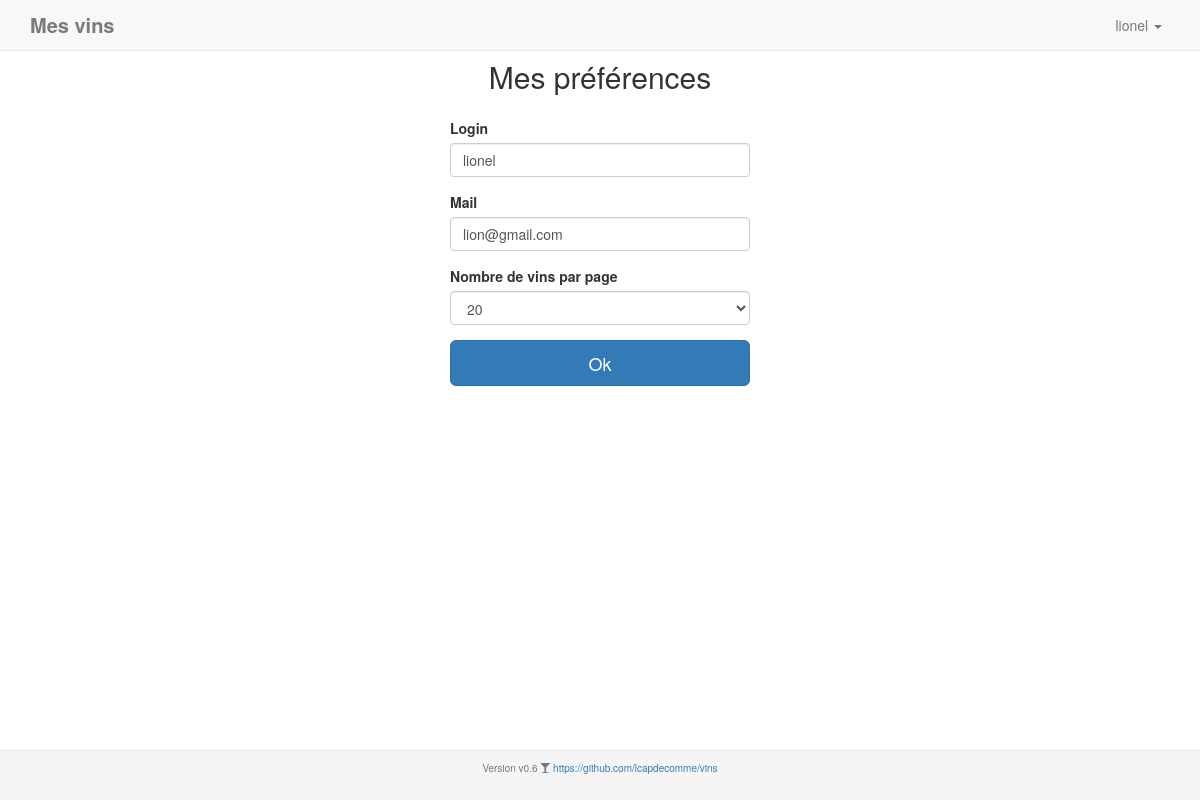
Page /mon_compte.php (signed in) on the committed database.
### tables this page shows
CREATE TABLE `utilisateur` (
  `id` int(11) NOT NULL,
  `nom` varchar(1000) NOT NULL,
  `mdp` varchar(1000) NOT NULL,
  `mail` varchar(200) NOT NULL,
  `nb_vins_affiches` int(5) DEFAULT NULL,
  `ajout` date DEFAULT NULL
);

### objects/Utilisateur.php (called while the page is built, shortened)
<?php
class Utilisateur{
    private $conn;
    private $table_name = "utilisateur";
    public $id;
    public function __construct($db){
        $this->conn = $db;
    }
    function read() {
        $query = "SELECT nom, mdp, mail, nb_vins_affiches, ajout
            FROM {$this->table_name}
            WHERE id = :id";
        $stmt = $this->conn->prepare( $query );
        $stmt->bindParam(':id', $this->id);
        $stmt->execute();
        $row = $stmt->fetch(PDO::FETCH_ASSOC);
        $this->nom = $row['nom'];
        $this->mail = $row['mail'];
        $this->nb_vins_affiches = $row['nb_vins_affiches'];
        if($this->nom) {
            return true;
        } else {
            $this->error = "Utilisateur inconnu";
            return false;
        }
    }
}
?>

### mon_compte.php (the view, shortened to what this page needs)
<?php
include_once "header.php";
include_once 'objects/Utilisateur.php';
$database = new Database();
$db = $database->getConnection();
$login = new Utilisateur($db);
$login->id = $_SESSION['id_utilisateur'];
if (isset($_POST['login']) ) {
    $login->nom = strip_tags (stripslashes ($_POST["login"]));
    $login->mail = $_POST['mail'];
    $login->nb_vins_affiches = $_POST['nb_vins_affiches'];
    if ($login->update()) {
          $_SESSION["nom_utilisateur"]  = $login->nom;
          $_SESSION["nb_vins_affiches"]  = $login->nb_vins_affiches;
          $op=true;
    }
} else {
    $login->read();
}
?>
<div class='row'>
  <div  class='col-md-12'>
    <h2 class="text-center">Mes préférences</h2>
    <form class="form-signin" action='mon_compte.php' method='POST'  >
        <div class="form-group">
          <label for="login">Login</label>
          <input name="login" type="text" id="login" class="form-control" placeholder="Login"  value='<?php if (isset($login)) { echo $login->nom; } ?>' required autofocus>
        </div>
        <div class="form-group">
          <label for="mail">Mail</label>
          <input name="mail" type="mail" id="mail" class="form-control" placeholder="Mail si mot de passe perdu" value='<?php if (isset($login)) { echo $login->mail;} ?>' required>
        </div>
        <div class="form-group">
          <label for="nb_vins_affiches">Nombre de vins par page</label>
          <select  title='Nombre de vins / page' class='form-control' name='nb_vins_affiches' id='nb_vins_affiches'>
            <option value='20' <?php  if (isset($login) && ($login->nb_vins_affiches==20)) { echo 'selected';} ?>>20</option>
          </select>
        </div>
        <button class="loginBtn btn btn-lg btn-primary btn-block" type="submit">Ok</button>
    </form>
  </div>
</div>
<?php
include_once "footer.php";
?>

### header.php (style rules this page uses)
.form-signin { margin: 0 auto; max-width: 330px; padding: 15px; }
h2 { margin-top: 0px !important; }

### rows in the picture
utilisateur: login "lionel", mail "lion@gmail.com", nb_vins_affiches "20"

### other values in the picture
$_SESSION['nom_utilisateur'] "lionel"
